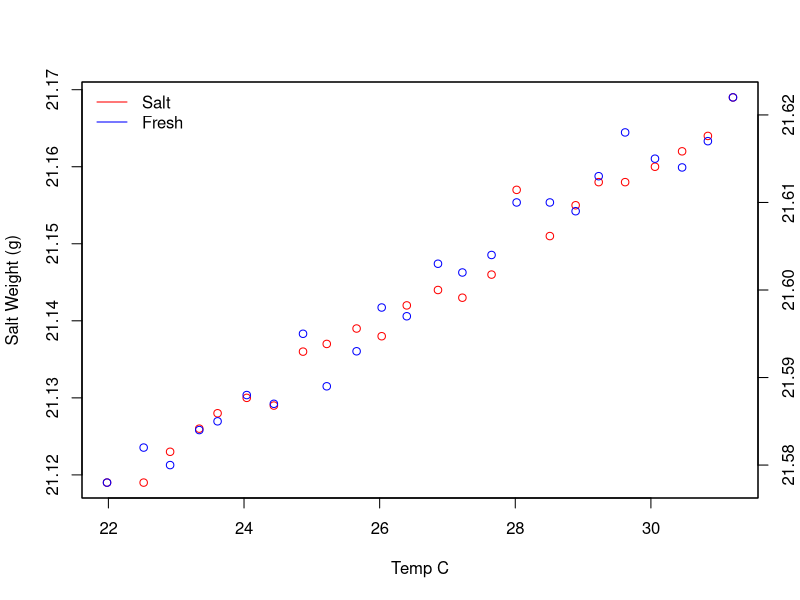
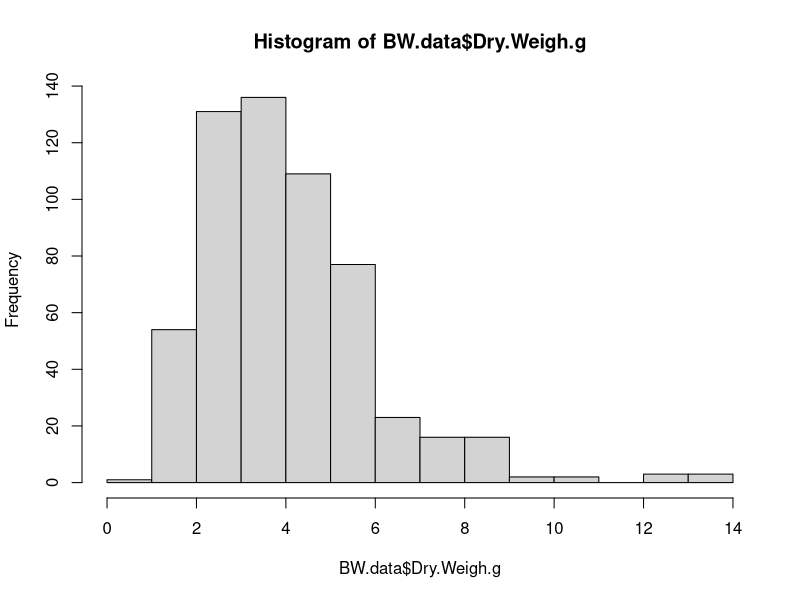
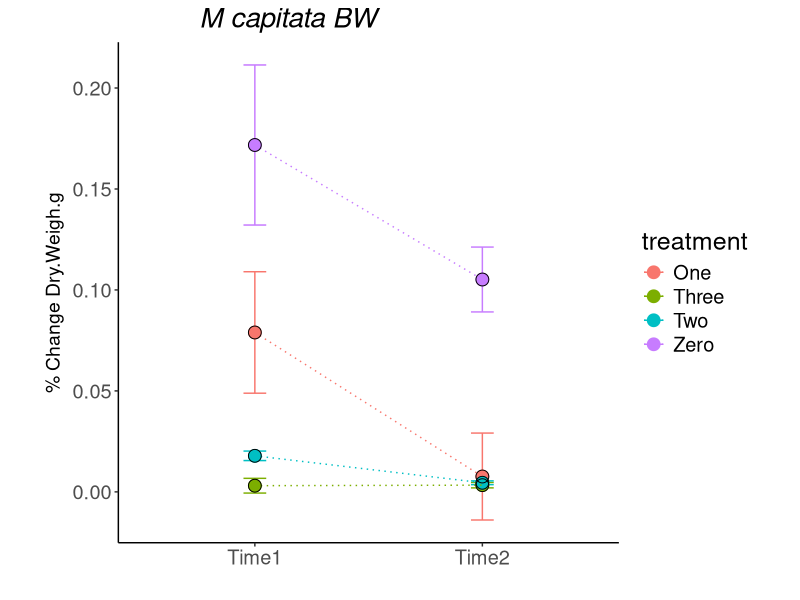

Here is the R script that generated these plots, in order:
## ---- chunk 1
knitr::opts_chunk$set(echo = TRUE)
## ---- chunk 2
#rm(list=ls()) # removes all prior objects

library("car") #levenes test
library("ggplot2") #plotting
library("plotrix") #plotting
library("reshape") #data shaping
require("gridExtra") #Arrange Plots for output
require("plyr") #for ddply
require("dplyr")
require("utils")
library("reshape2") #data shaping
library(lubridate)

#load metadata
geno.frag<-read.csv("UROP_metadata_colony.csv")
geno.frag$genotype<-as.factor(as.character(geno.frag$genotype))
geno.frag$frag.id<-as.factor(as.character(geno.frag$frag.id))

shade.levels<-read.csv("shade.levels.csv")
shade.levels$frag.id<-as.factor(as.character(shade.levels$frag.id))
shade.levels$treatment<-as.factor(as.character(shade.levels$treatment))
shade.levels$light.level<-as.factor((shade.levels$light.level))
shade.levels<-unique(shade.levels) #remove dups


geno_fragid<-geno.frag$frag.id
shade.levels_fragid<-shade.levels$frag.id

#diffs<-as.data.frame(setdiff( geno_fragid, shade.levels_fragid))

metadata<-merge(shade.levels,geno.frag, by.x="frag.id",no.dups=T)

## ---- chunk 3
BW.data.T0 <-read.csv('Buoyant_weight/UROP_BW_T0_20171029.csv') 
BW.data.T1 <-read.csv('Buoyant_weight/UROP_BW_T1_20171129.csv') 
BW.data.T2 <-read.csv('Buoyant_weight/UROP_BW_T2_20180108.csv')
BW.data<-rbind(BW.data.T0,BW.data.T1,BW.data.T2) #combine

BW.data<-merge(BW.data, metadata, by.x="frag.id") 

  BW_fragid<-BW.data$frag.id
  meta_fragid<-metadata$frag.id
  setdiff(BW_fragid, meta_fragid) #check what we lose, 142 144  73 283 217  cannot find genotype info in MO notes


BW.data$frag.id<-as.factor(as.character(BW.data$frag.id))
BW.data$temp.c<-as.numeric(BW.data$temp.c)
BW.data$time.point<-as.factor(as.character(BW.data$time.point))

BW <- BW.data$mass.g
Temp <- BW.data$temp.C 


#HP
# load data 
CalData<-read.csv('Buoyant_weight/Bouyant_weight_calibration_curve.csv', header=T, sep=",")
#Data with Standard weights in grams in deionized water, saltwater, and the temp that they were measured at

#plot relationship between temp and Standard in fresh and salt water
plot(CalData$Temp, CalData$StandardSalt, col = 'red', ylab = 'Salt Weight (g)', xlab = 'Temp C')
par(new=TRUE)
plot(CalData$Temp, CalData$StandardFresh, col = 'blue',xaxt="n",yaxt="n",xlab="",ylab="")
axis(4)
mtext("'Fresh Weight (g)'",side=4,line=3)
legend("topleft",col=c("red","blue"),lty=1,legend=c("Salt","Fresh"), bty = "n")

#linear regression between temp and Standard
#Salt water standard measures
StandardSaltModel <- lm(CalData$StandardSalt~CalData$Temp)
summary(StandardSaltModel)
summary(StandardSaltModel)$r.squared
StandardSaltModel$coef

#Fresh water standard measures
StandardFreshModel <- lm(CalData$StandardFresh~CalData$Temp)
summary(StandardFreshModel)
summary(StandardFreshModel)$r.squared
StandardFreshModel$coef

BW <- BW.data$mass.g
Temp <- BW.data$temp.c 

BWCalc_Mcap <- function(StandardAir= 39.092, Temp, BW, CoralDensity = 2.03){
  #Parameters---------------------------------------------------------------
  # StandardAir is the weight of the Standard in air (Default set at 39.092 grams weighed on balance)
  # Temp is the temperature of the water during the coral measurement
  # BW is the buoywant weight of the coral
  # CoralDensity <- 2.03 #g cm-3, set aragonite density for Montipora from literature 
  #Montipora Arag = 2.03 g cm-3 average from table 2 in Anthony 2003 Functional Ecology 17:246-259
  

 #Calculation------------------------------------------------------------
  #Step 1: correct the Standard weights for temperature
  # StandardFresh is the weight of the Standard in  fresh water at temp x
  # StandardSalt is the weight of the Standard in salt water at temp x
  
  # This is based on a calibration curve for Standards weighed in fresh and salt water at many temps
StandardFresh <- StandardFreshModel$coef[-1]*Temp + StandardFreshModel$coef[1] 
StandardSalt <- StandardSaltModel$coef[-1]*Temp + StandardSaltModel$coef[1] 
  
  # Step 2: Use weight in air and freshwater of the  Standard to calculate
  # the density of the Standard (Davies eq. 4)
FreshDensity <- 1 #Fresh water has a density of 1 g/cm3
StandardDensity <- FreshDensity/(1-(StandardFresh/StandardAir)) 
  
  # Step 3: Calculate the density of seawater using the density of the Standard
  # (Spencer Davies eq. 3)
SWDensity <- StandardDensity*(1-(StandardSalt/StandardAir))
  
  # Step 4: Calculate the dry weight of the coral (Davies eq. 1)
CoralWeight <- BW/(1-(SWDensity/CoralDensity))
  
  return(CoralWeight) #returns coral dry weights in g
}
   
BW.data$Dry.Weigh.g <- BWCalc_Mcap(BW=BW, Temp=Temp) #use function to calculate dry weight
hist(BW.data$Dry.Weigh.g) #not normal
 #BW.data$Dry.Weigh.g_log<-log10(BW.data$Dry.Weigh.g+1)
 #hist(BW.data$Dry.Weigh.g_log) #better
#boxplot(BW.data$Dry.Weigh.g_log) #examine data


# below, we are getting rid of columns we don't need anymore, and reorganizing the data by Fragment and clade/color and treatment. This way our time points will be in the same row)
data_BW <- reshape(BW.data, timevar = "time.point", drop = c("mass.g","temp.c", "date","notes","Dry.weigh.g_log"), idvar=c("frag.id","treatment","light.level","genotype"), direction="wide")

# This calculates the growth rate, if you look it takes Timepoint1 subtracts timepoint0 and divides by timepoint 0 and then divides by number of days , times 100
data_BW$time1.growth <- (((data_BW$Dry.Weigh.g.T1 - data_BW$Dry.Weigh.g.T0)/data_BW$Dry.Weigh.g.T0)*100)/data_BW$days.T1 #calculate growth rate for time1
data_BW$time2.growth <- (((data_BW$Dry.Weigh.g.T2 - data_BW$Dry.Weigh.g.T1)/data_BW$Dry.Weigh.g.T1)*100)/data_BW$days.T2 #calculate growth rate for time2


# mean, standard dev, and sem
time1_McapBW <-ddply(data_BW, .( treatment), summarize, 
              N=length(na.omit(time1.growth)), 
              mean = (mean(time1.growth, na.rm=TRUE)) , 
              sd = sd(time1.growth, na.rm=TRUE) ,
              sem = (sd(time1.growth,na.rm=T)/sqrt(N))) 
time1_McapBW$Time <- "Time1"  

time2_McapBW <-ddply(data_BW, .(treatment), summarize, 
              N=length(na.omit(time2.growth)), 
              mean = (mean(time2.growth, na.rm=TRUE)) ,  
              sd = sd(time2.growth, na.rm=TRUE) ,
              sem = (sd(time2.growth,na.rm=T)/sqrt(N))) 
time2_McapBW$Time <- "Time2" 

# #save this dataframe as "G"
# G_McapA <- rbind(time1_McapBW[1,],time2_McapBW[1,])# Create a new column that we rename each row by treatment
# G_McapH <- rbind(time1_McapBW[2,],time2_McapBW[2,])# Create a new column that we rename each row by treatment
# G_Mcap<-rbind(G_McapA, G_McapH)
# # Stress.Recovery column 
#  # make new column that renames "time" to Stress or Recovery
# G_Mcap$newtime = ifelse(G_Mcap$Time == "Time1", "Post-Stress", "Post-Recovery")
# G_Mcap <- within(G_Mcap, newtime <- factor(newtime, levels = c("Post-Stress", "Post-Recovery"))) # Set order of levels so plots in right order
#  

BW<-rbind(time1_McapBW,time2_McapBW) 
BW$code<-paste(BW$treatment,BW$Time)


#this is an ugly plot:
Mcap_BW_plot<-ggplot(data=BW, aes(x=Time, y=mean, group = treatment, color=treatment)) +
  geom_errorbar(aes(ymin=mean-sem, ymax=mean+sem),
                width=0.1, show.legend = T)+
  geom_point(aes(color=treatment), size=4, show.legend = T)+  
  geom_line(aes(color=treatment),linetype="dotted")+
  #scale_color_manual(values=c("dodgerblue3", "darkred"))+
   geom_point(shape = 1,size = 4,colour = "black")+
  xlab("") + #Label the X Axis
      #ylim(0, .6)+
  theme_bw() + #Set the background color
  theme(axis.line = element_line(color = 'black'), #Set the axes color
        axis.title=element_text(size=14,face="bold"), #Set axis format
        panel.border = element_blank(), #Set the border 
        panel.grid.major = element_blank(), #Set the major gridlines
        panel.grid.minor = element_blank(), #Set the minor gridlines
        text = element_text(size=18),  # set element text
        plot.background =element_blank(), #Set the plot background
        legend.key = element_blank()) + #Set plot legend key
  # theme(panel.grid.major = element_blank(), 
  #       panel.grid.minor = element_blank(),
  #       panel.background = element_rect(colour = "black", size=1))+
        theme(aspect.ratio=1)+
  ylab(expression(paste("% Change Dry.Weigh.g"))) +
   ggtitle("M capitata BW")+
  theme(plot.title = element_text(size=20, face = "italic", hjust=0.25));Mcap_BW_plot
